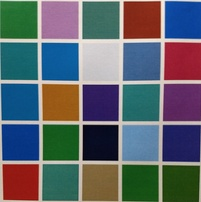
#> input picture src/light.jpg, 201 x 202 px, shrunk from 836 x 840 before the run
$ jupyter execute --allow-errors Experiment3.ipynb   (shell and % lines are left out)   (Python 2 division)
#> lines starting #> are read from the running program, lines starting #| are printed output that depends on the picture
[cell 1]
from matplotlib import pyplot as plt
from skimage.io import imread
from skimage.io import imsave
import numpy as np
from PIL import Image

[cell 2]
plt.imshow(plt.imread("light.jpg"))

[cell 3]
plt.imshow(plt.imread("daylight.jpg"))
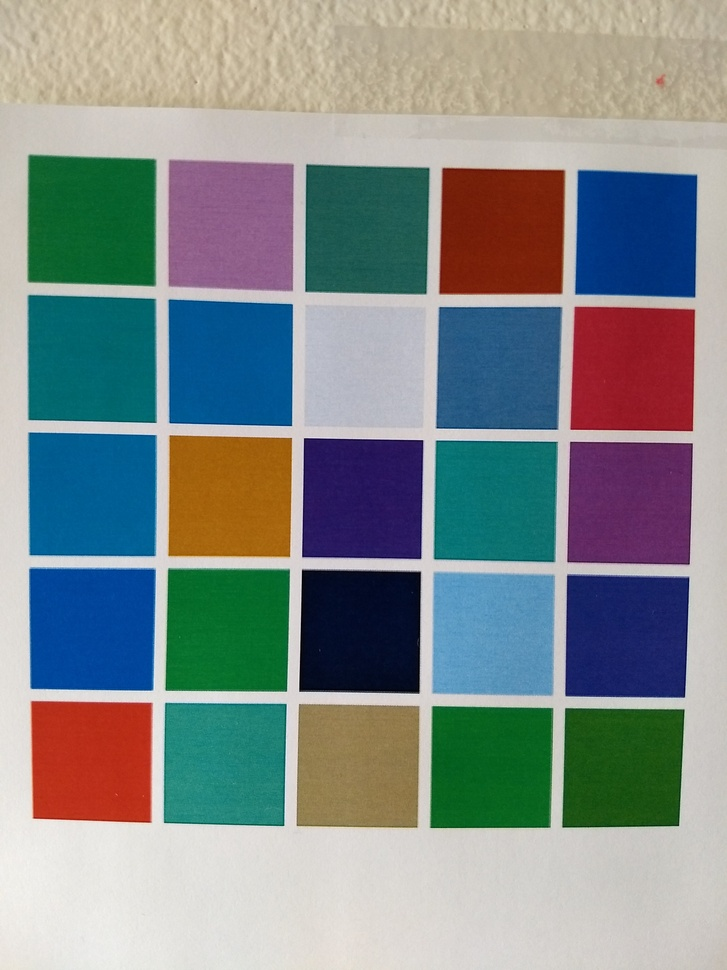
#> input picture src/daylight.jpg, 727 x 970 px, shrunk from 3024 x 4032 before the run
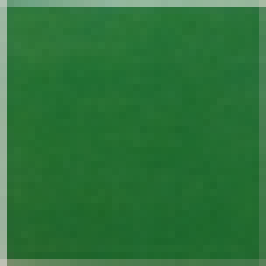
#> input picture src/light/l1.png, 38 x 38 px, shrunk from 158 x 160 before the run (shown 7 times larger)
#> further down, img1 is the input picture: shape (38, 38, 4); mean R, G, B, A 44.2, 115.2, 57.1, 255

[cell 4]
b1 = []
b2 =[]
b3=[]
r1 =[]
r2 =[]
r3=[]
g1 =[]
g2 =[]
g3=[]

[cell 5]
lightDir = "./light/"
trueDir = "./true/"
daylightDir = "./daylight/"

#> (a cell that did not finish here is left out)

[cell 7]
import matplotlib.pyplot as plt
import numpy as np

x = np.arange(1,26)
#> x = 25 values from 1 to 25

#> (the rest of this cell did not finish here and is left out)
